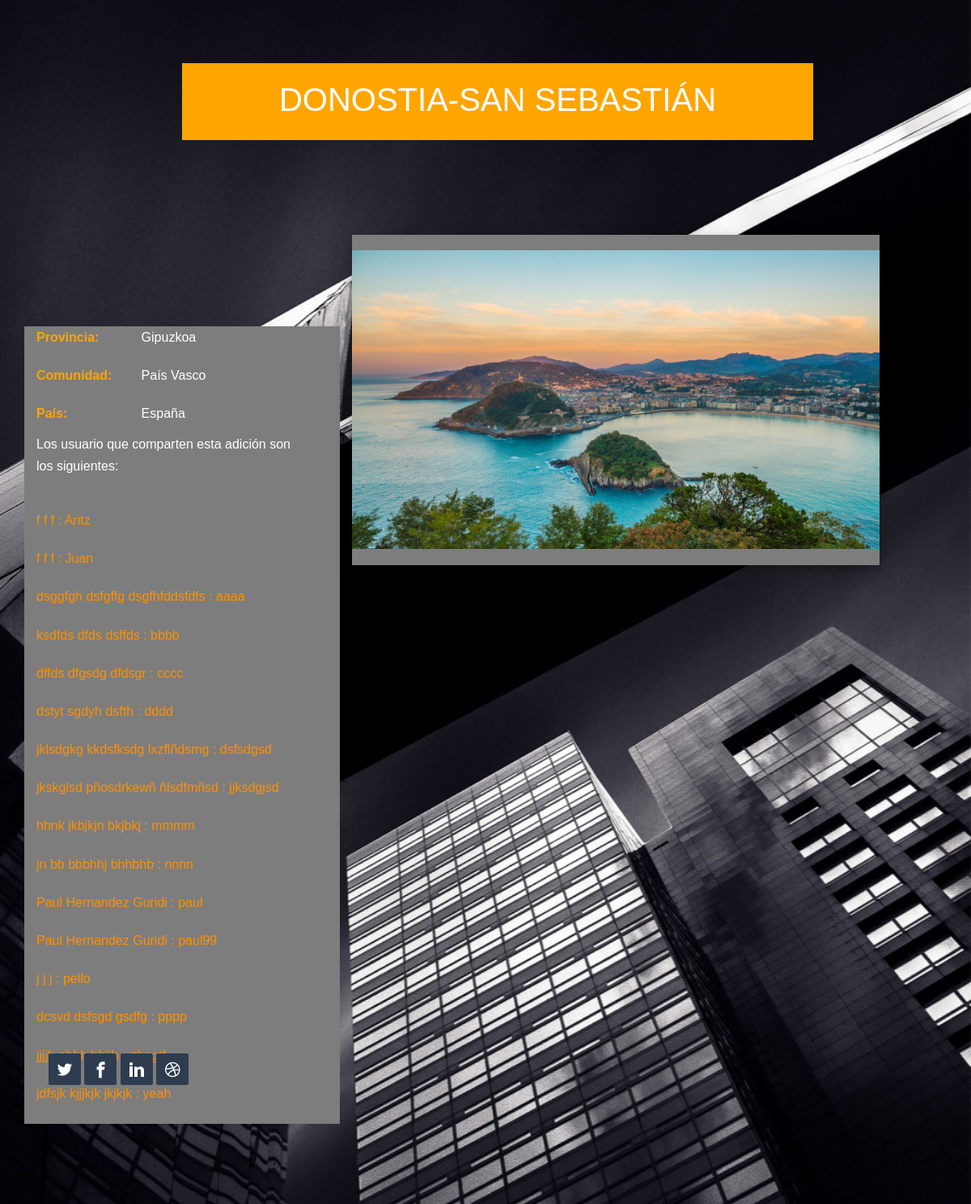
/ciudad/1/, run on the app's committed database.
### appRedSocial/models.py (models this page shows, shortened)
class Ciudad(models.Model):
 nombreCiudad = models.CharField( max_length=25)
 provincia = models.CharField(max_length=40)
 comunidad = models.CharField(max_length=40)
 pais = models.CharField(max_length=40)
 foto = models.ImageField(upload_to='img/', null=True, blank=True)

class Usuario(models.Model):
 nombreUsuario = models.CharField( max_length=40, primary_key=True)
 contraseña = models.CharField( max_length=8, default='contraseña')
 estadoCivil = models.ForeignKey(EstadoCivil, on_delete=models.CASCADE)
 aficiones = models.ManyToManyField(Aficion, default=[0])#null=False, blank=False
 nombre = models.CharField(max_length=40)
 apellidoUno = models.CharField(max_length=40)
 apellidoDos = models.CharField(max_length=40)
 telefono = models.IntegerField(default=0)
 fecha_nacimiento = models.DateField()
 ciudad = models.ForeignKey(Ciudad, on_delete=models.CASCADE)
 fotoPerfil = models.ImageField(upload_to='img/',blank=True, null=True)
 descripcion = models.CharField(max_length=250)
 sobreMi = models.TextField(null=True, blank=True)
 email = models.EmailField(max_length = 100)
 fotoDescripcion = models.ImageField(upload_to='img/', null=True, blank=True)
 segidos = models.ManyToManyField("self")
 segidores = models.ManyToManyField("self")

### appRedSocial/views.py (the view)
# urls.py: path('ciudad/<int:ciudad_id>/', views.ciudad, name='ciudad'),
def ciudad(request, ciudad_id):
	ciudad = get_object_or_404(Ciudad, pk=ciudad_id)
	usuarios= get_list_or_404(Usuario.objects.order_by('nombreUsuario'))
	usuarioSeleccionado = list()
	for usuario in usuarios:
		if (usuario.ciudad.id == ciudad.id):
			usuarioSeleccionado.append(usuario)
	context = {'ciudad': ciudad, 'usuarioSeleccionado': usuarioSeleccionado}
	return render(request, 'ciudad.html', context)

### appRedSocial/templates/ciudad.html (shortened to what this page needs)
{% extends "base.html" %}
{% block styles %}
{% load static %}
<link rel="stylesheet" href="{% static 'css/animate.css' %}">
<link rel="stylesheet" href="{% static 'css/icomoon.css' %}">
<link rel="stylesheet" href="{% static 'css/bootstrap.css' %}">
<link rel="stylesheet" href="{% static 'css/style.css' %}">
<link rel="stylesheet" href="{% static 'css/imagenFondoCiudad.css' %}">
{% endblock %}
{% block content %}
<div id="page">
	<div id="fh5co-about" class="animate-box">
		<div class="container">
			<div class="row">
				<div class="col-md-8 col-md-offset-2 text-center fh5co-heading nn">
					<h2>{{ ciudad.nombreCiudad }}</h2>
				</div>
			</div>
			<div class="row">
				<div class="col-md-4-b">
					<ul class="info">
						<li><span class="first-block">Provincia:</span><span class="second-block">{{ ciudad.provincia }}</span></li>
						<li><span id="paisvasco" class="first-block">Comunidad:</span><span class="second-block">{{ ciudad.comunidad }}</span></li>
						<li><span class="first-block">País:</span><span class="second-block">{{ ciudad.pais }}</span></li>
						<p>Los usuario que comparten esta adición son los siguientes: </p>
						{%if usuarioSeleccionado %}
							{%for usu in usuarioSeleccionado %}
								<li><a href="{% url 'perfil' usu.nombreUsuario %}">{{usu.nombre}} {{usu.apellidoUno}} {{usu.apellidoDos}} : {{usu.nombreUsuario}} </a></li>
							{% endfor %}
						{% endif %}
					</ul>
				</div>
				<div class="col-md-7 contenedor">
					<img class="borderedpicture" src="{% static ciudad.foto.name %}" alt=""/>
				</div>
			</div>
			<div class="col-md-8">
				<ul class="fh5co-social-icons">
					<li><a href="#"><i class="icon-twitter2"></i></a></li>
					<li><a href="#"><i class="icon-facebook3"></i></a></li>
					<li><a href="#"><i class="icon-linkedin2"></i></a></li>
					<li><a href="#"><i class="icon-dribbble2"></i></a></li>
				</ul>
			</div>
		</div>
	</div>
</div>
{% endblock %}

### appRedSocial/static/css/icomoon.css (style rules this page uses)
[class^="icon-"], [class*=" icon-"] { font-family: 'icomoon' !important; speak: none; font-style: normal; font-weight: normal; font-variant: normal; text-transform: none; line-height: 1; -webkit-font-smoothing: antialiased; -moz-osx-font-smoothing: grayscale; }
.icon-dribbble2:before { content: "\ea66"; }
.icon-linkedin2:before { content: "\ea74"; }
.icon-twitter2:before { content: "\ea7d"; }
.icon-facebook3:before { content: "\ec4d"; }

### appRedSocial/static/css/style.css (style rules this page uses)
body { font-family: "Space Mono", Arial, serif; font-weight: 400; font-size: 16px; line-height: 1.7; color: #4d4d4d; background: #fff; }
#page { position: relative; overflow-x: hidden; width: 100%; height: 100%; -webkit-transition: 0.5s; -o-transition: 0.5s; transition: 0.5s; }
a { color: #FF9000; -webkit-transition: 0.5s; -o-transition: 0.5s; transition: 0.5s; }
p { margin-bottom: 30px; }
h1, h2, h3, h4, h5, h6, figure { color: #000; font-family: "Space Mono", Arial, serif; font-weight: 400; margin: 0 0 20px 0; }
#fh5co-about, #fh5co-resume, #fh5co-skills, #fh5co-started, #fh5co-work, #fh5co-blog, #fh5co-pricing, #fh5co-contact { padding: 3em 0; clear: both; }
.info { margin: 0; padding: 0; width: 90%; float: left; }
.info li { width: 100%; float: left; list-style: none; padding: 10px 0; }
.info li:first-child { padding-top: 0; }
.info li .first-block { width: 40%; display: inline-block; float: left; color: orange; font-weight: bold; }
.info li .second-block { width: 60%; display: inline-block; color: white; }
.fh5co-social-icons { margin: 0; padding: 0; }
.fh5co-social-icons li { margin: 0; padding: 0; list-style: none; display: -moz-inline-stack; display: inline-block; zoom: 1; *display: inline; }
.fh5co-social-icons li a { display: -moz-inline-stack; display: inline-block; zoom: 1; *display: inline; color: #FF9000; padding-left: 10px; padding-right: 10px; }
.fh5co-social-icons li a i { font-size: 20px; }
#fh5co-about .fh5co-social-icons { margin: 0; padding: 0; }
#fh5co-about .fh5co-social-icons li { padding: 0; list-style: none; display: -moz-inline-stack; display: inline-block; zoom: 1; *display: inline; }
#fh5co-about .fh5co-social-icons li a { display: -moz-inline-stack; display: inline-block; zoom: 1; *display: inline; color: #fff; background: #2F3C4F; padding: 10px 10px 2px 10px; -webkit-border-radius: 2px; -moz-border-radius: 2px; -ms-border-radius: 2px; border-radius: 2px; }
#fh5co-about .fh5co-social-icons li a i { font-size: 20px; }
#fh5co-about h2 { color: white; text-transform: uppercase; }
#fh5co-about p { color: white; }
.fh5co-heading { margin-bottom: 5em; }
.fh5co-heading h2 { font-size: 40px; margin-bottom: 20px; line-height: 1.5; color: orange; }
.row { padding-top: 30px; }
.borderedpicture { background-color: #7d7d7d; display: block; width: 100%; max-width: 100%; height: auto; size: cover; padding: 3% 0 3% 0; margin: 1% 0 1% 0; box-shadow: 0 4px 8px 0 rgba(0, 0, 0, 0.2), 0 6px 20px 0 rgba(0, 0, 0, 0.19); }
.nn { background-color: orange; padding-top: 15px; }

### data on the page
Ciudad: nombreCiudad "DONOSTIA-SAN SEBASTIÁN", provincia "Gipuzkoa", comunidad "País Vasco", pais "España", foto (picture)
Usuario: nombre "f", apellidoUno "f", apellidoDos "f", nombreUsuario "Aritz"
Usuario: nombre "f", apellidoUno "f", apellidoDos "f", nombreUsuario "Juan"
Usuario: nombre "dsggfgh", apellidoUno "dsfgffg", apellidoDos "dsgfhfddsfdfs", nombreUsuario "aaaa"
Usuario: nombre "ksdfds", apellidoUno "dfds", apellidoDos "dsffds", nombreUsuario "bbbb"
Usuario: nombre "dffds", apellidoUno "dfgsdg", apellidoDos "dfdsgr", nombreUsuario "cccc"
Usuario: nombre "dstyt", apellidoUno "sgdyh", apellidoDos "dsfth", nombreUsuario "dddd"
Usuario: nombre "jklsdgkg", apellidoUno "kkdsfksdg", apellidoDos "lxzflñdsmg", nombreUsuario "dsfsdgsd"
Usuario: nombre "jkskglsd", apellidoUno "pñosdrkewñ", apellidoDos "ñlsdfmñsd", nombreUsuario "jjksdgjsd"
Usuario: nombre "hhnk", apellidoUno "jkbjkjn", apellidoDos "bkjbkj", nombreUsuario "mmmm"
Usuario: nombre "jn bb", apellidoUno "bbbhhj", apellidoDos "bhhbhb", nombreUsuario "nnnn"
Usuario: nombre "Paul", apellidoUno "Hernandez", apellidoDos "Guridi", nombreUsuario "paul"
Usuario: nombre "Paul", apellidoUno "Hernandez", apellidoDos "Guridi", nombreUsuario "paul99"
Usuario: nombre "j", apellidoUno "j", apellidoDos "j", nombreUsuario "pello"
Usuario: nombre "dcsvd", apellidoUno "dsfsgd", apellidoDos "gsdfg", nombreUsuario "pppp"
Usuario: nombre "jjjjh"
Usuario: nombre "jdfsjk", apellidoUno "kjjjkjk", apellidoDos "jkjkjk", nombreUsuario "yeah"
